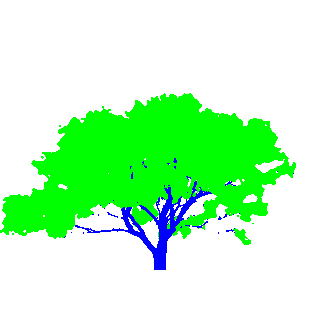
#> input picture TreeCreator/tree_recon/Oak/OakMask.png, 320 x 320 px
$ python plot_medial_transform.py   (older library calls are emulated)
#> lines starting #> are read from the running program, lines starting #| are printed output that depends on the picture; after the words box and inside, x2 and y2 are one past the last pixel; in counts of white or black regions, pixels touching at a corner belong together
"""
===========================
Medial axis skeletonization
===========================

The medial axis of an object is the set of all points having more than one
closest point on the object's boundary. It is often called the **topological
skeleton**, because it is a 1-pixel wide skeleton of the object, with the same
connectivity as the original object.

Here, we use the medial axis transform to compute the width of the foreground
objects. As the function ``medial_axis`` (``skimage.morphology.medial_axis``)
returns the distance transform in addition to the medial axis (with the keyword
argument ``return_distance=True``), it is possible to compute the distance to
the background for all points of the medial axis with this function. This gives
an estimate of the local width of the objects.

For a skeleton with fewer branches, there exists another skeletonization
algorithm in ``skimage``: ``skimage.morphology.skeletonize``, that computes
a skeleton by iterative morphological thinnings.

"""
import numpy as np
from scipy import ndimage
from skimage.morphology import medial_axis
from skimage.io import imread, imshow, imsave
from skimage import util
import matplotlib.pyplot as plt

image_color = imread('OakMask.png', as_gray=False)
#> image_color is the input picture: shape (320, 320, 3); mean R, G, B 188.4, 249.7, 193.6
blue_image = image_color.copy() # Make a copy
blue_image= image_color[..., 1]
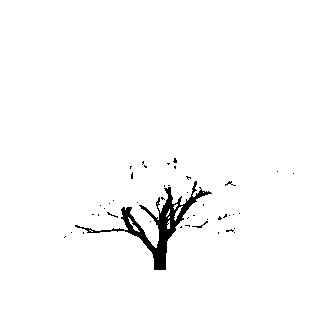
#> blue_image: shape (320, 320); 97.9% white; 44 black regions (42 under 20 px), largest, box (x1, y1, x2, y2) and area: (75, 181, 212, 270) 1905, (192, 221, 208, 228) 26
inverted_image = util.invert(blue_image)
imsave("blue_output_image.png",inverted_image)

def microstructure(l=256):
    """
    Synthetic binary data: binary microstructure with blobs.

    Parameters
    ----------

    l: int, optional
        linear size of the returned image

    """
    n = 5
    x, y = np.ogrid[0:l, 0:l]
    mask_outer = (x - l/2)**2 + (y - l/2)**2 < (l/2)**2
    mask = np.zeros((l, l))
    generator = np.random.RandomState(1)
    points = l * generator.rand(2, n**2)
    mask[(points[0]).astype(np.int), (points[1]).astype(np.int)] = 1
    mask = ndimage.gaussian_filter(mask, sigma=l/(4.*n))
    return mask > mask.mean()

data = microstructure(l=64)

# Compute the medial axis (skeleton) and the distance transform
skel, distance = medial_axis(inverted_image, return_distance=True)
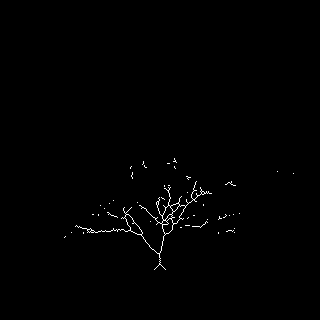
#> skel: shape (320, 320) bool; 0.61% white in thin lines or dots, all inside (x1, y1, x2, y2) = (64, 158, 294, 270)
imsave("skeleton.png",skel)
